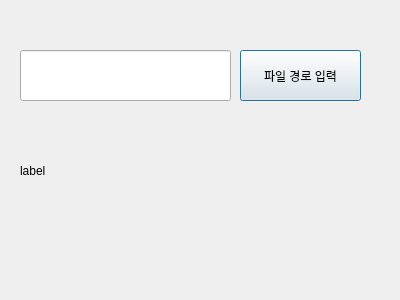
<?xml version="1.0" encoding="UTF-8"?>
<ui version="4.0">
 <class>Dialog</class>
 <widget class="QDialog" name="Dialog">
  <property name="geometry">
   <rect>
    <x>0</x>
    <y>0</y>
    <width>400</width>
    <height>300</height>
   </rect>
  </property>
  <property name="windowTitle">
   <string>Dialog</string>
  </property>
  <widget class="QPushButton" name="pushButton">
   <property name="geometry">
    <rect>
     <x>240</x>
     <y>50</y>
     <width>121</width>
     <height>51</height>
    </rect>
   </property>
   <property name="text">
    <string>파일 경로 입력</string>
   </property>
  </widget>
  <widget class="QLineEdit" name="lineEdit">
   <property name="geometry">
    <rect>
     <x>20</x>
     <y>50</y>
     <width>211</width>
     <height>51</height>
    </rect>
   </property>
  </widget>
  <widget class="QLabel" name="label">
   <property name="geometry">
    <rect>
     <x>20</x>
     <y>110</y>
     <width>341</width>
     <height>121</height>
    </rect>
   </property>
   <property name="text">
    <string>label</string>
   </property>
  </widget>
 </widget>
 <resources/>
 <connections/>
</ui>
